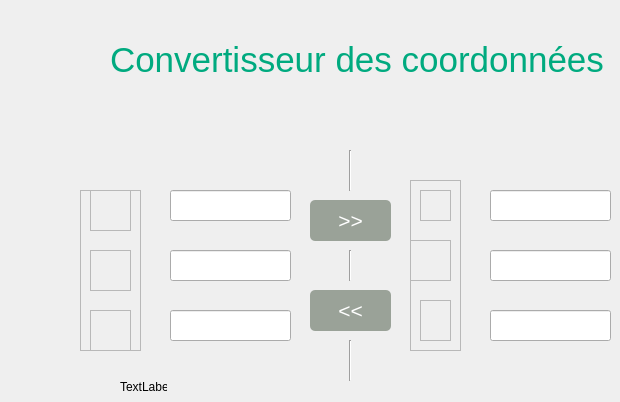
          <widget class="QWidget" name="fonction2">
           <property name="styleSheet">
            <string notr="true"/>
           </property>
           <widget class="QLabel" name="titlef2">
            <property name="geometry">
             <rect>
              <x>110</x>
              <y>30</y>
              <width>501</width>
              <height>61</height>
             </rect>
            </property>
            <property name="text">
             <string>&lt;html&gt;&lt;head/&gt;&lt;body&gt;&lt;p&gt;&lt;span style=&quot; font-size:26pt; color:#00aa7f;&quot;&gt;Convertisseur des coordonnées &lt;/span&gt;&lt;/p&gt;&lt;/body&gt;&lt;/html&gt;</string>
            </property>
           </widget>
           <widget class="QFrame" name="frame">
            <property name="geometry">
             <rect>
              <x>80</x>
              <y>190</y>
              <width>61</width>
              <height>161</height>
             </rect>
            </property>
            <property name="frameShape">
             <enum>QFrame::StyledPanel</enum>
            </property>
            <property name="frameShadow">
             <enum>QFrame::Raised</enum>
            </property>
            <widget class="QFrame" name="frame_2">
             <property name="geometry">
              <rect>
               <x>10</x>
               <y>0</y>
               <width>41</width>
               <height>41</height>
              </rect>
             </property>
             <property name="styleSheet">
              <string notr="true">image: url(:/buttons/phi.png);</string>
             </property>
             <property name="frameShape">
              <enum>QFrame::StyledPanel</enum>
             </property>
             <property name="frameShadow">
              <enum>QFrame::Raised</enum>
             </property>
            </widget>
            <widget class="QFrame" name="frame_3">
             <property name="geometry">
              <rect>
               <x>10</x>
               <y>60</y>
               <width>41</width>
               <height>41</height>
              </rect>
             </property>
             <property name="styleSheet">
              <string notr="true">image: url(:/buttons/lambda.png);</string>
             </property>
             <property name="frameShape">
              <enum>QFrame::StyledPanel</enum>
             </property>
             <property name="frameShadow">
              <enum>QFrame::Raised</enum>
             </property>
            </widget>
            <widget class="QFrame" name="frame_4">
             <property name="geometry">
              <rect>
               <x>10</x>
               <y>120</y>
               <width>41</width>
               <height>41</height>
              </rect>
             </property>
             <property name="styleSheet">
              <string notr="true">image: url(:/buttons/h.png);</string>
             </property>
             <property name="frameShape">
              <enum>QFrame::StyledPanel</enum>
             </property>
             <property name="frameShadow">
              <enum>QFrame::Raised</enum>
             </property>
            </widget>
           </widget>
           <widget class="QLineEdit" name="fct2_phi">
            <property name="geometry">
             <rect>
              <x>170</x>
              <y>190</y>
              <width>121</width>
              <height>31</height>
             </rect>
            </property>
           </widget>
           <widget class="QLineEdit" name="fct2_h">
            <property name="geometry">
             <rect>
              <x>170</x>
              <y>310</y>
              <width>121</width>
              <height>31</height>
             </rect>
            </property>
           </widget>
           <widget class="QLineEdit" name="fct2_lambda">
            <property name="geometry">
             <rect>
              <x>170</x>
              <y>250</y>
              <width>121</width>
              <height>31</height>
             </rect>
            </property>
           </widget>
           <widget class="Line" name="line_2">
            <property name="geometry">
             <rect>
              <x>340</x>
              <y>150</y>
              <width>20</width>
              <height>41</height>
             </rect>
            </property>
            <property name="orientation">
             <enum>Qt::Vertical</enum>
            </property>
           </widget>
           <widget class="QPushButton" name="fct2_c2g">
            <property name="geometry">
             <rect>
              <x>310</x>
              <y>290</y>
              <width>81</width>
              <height>41</height>
             </rect>
            </property>
            <property name="font">
             <font>
              <pointsize>16</pointsize>
             </font>
            </property>
            <property name="cursor">
             <cursorShape>PointingHandCursor</cursorShape>
            </property>
            <property name="styleSheet">
             <string notr="true">QPushButton{
   padding: 5px 10px;
   border: none;
   border-radius: 5px;
   background-color: #9aa298;
   color: #fff;
}
QPushButton:hover{
   background-color: #101010;
}</string>
            </property>
            <property name="text">
             <string>&lt;&lt;</string>
            </property>
           </widget>
           <widget class="QFrame" name="frame_9">
            <property name="geometry">
             <rect>
              <x>410</x>
              <y>180</y>
              <width>51</width>
              <height>171</height>
             </rect>
            </property>
            <property name="frameShape">
             <enum>QFrame::StyledPanel</enum>
            </property>
            <property name="frameShadow">
             <enum>QFrame::Raised</enum>
            </property>
            <widget class="QFrame" name="frame_10">
             <property name="geometry">
              <rect>
               <x>10</x>
               <y>10</y>
               <width>31</width>
               <height>31</height>
              </rect>
             </property>
             <property name="styleSheet">
              <string notr="true">image: url(:/buttons/1X.png);</string>
             </property>
             <property name="frameShape">
              <enum>QFrame::StyledPanel</enum>
             </property>
             <property name="frameShadow">
              <enum>QFrame::Raised</enum>
             </property>
            </widget>
            <widget class="QFrame" name="frame_11">
             <property name="geometry">
              <rect>
               <x>0</x>
               <y>60</y>
               <width>41</width>
               <height>41</height>
              </rect>
             </property>
             <property name="styleSheet">
              <string notr="true">image: url(:/buttons/1Y.png);</string>
             </property>
             <property name="frameShape">
              <enum>QFrame::StyledPanel</enum>
             </property>
             <property name="frameShadow">
              <enum>QFrame::Raised</enum>
             </property>
            </widget>
            <widget class="QFrame" name="frame_12">
             <property name="geometry">
              <rect>
               <x>10</x>
               <y>120</y>
               <width>31</width>
               <height>41</height>
              </rect>
             </property>
             <property name="styleSheet">
              <string notr="true">image: url(:/buttons/1Z.png);</string>
             </property>
             <property name="frameShape">
              <enum>QFrame::StyledPanel</enum>
             </property>
             <property name="frameShadow">
              <enum>QFrame::Raised</enum>
             </property>
            </widget>
           </widget>
           <widget class="QLineEdit" name="fct2_z">
            <property name="geometry">
             <rect>
              <x>490</x>
              <y>310</y>
              <width>121</width>
              <height>31</height>
             </rect>
            </property>
           </widget>
           <widget class="QLineEdit" name="fct2_y">
            <property name="geometry">
             <rect>
              <x>490</x>
              <y>250</y>
              <width>121</width>
              <height>31</height>
             </rect>
            </property>
           </widget>
           <widget class="QLineEdit" name="fct2_x">
            <property name="geometry">
             <rect>
              <x>490</x>
              <y>190</y>
              <width>121</width>
              <height>31</height>
             </rect>
            </property>
           </widget>
           <widget class="QPushButton" name="fct2_g2c">
            <property name="geometry">
             <rect>
              <x>310</x>
              <y>200</y>
              <width>81</width>
              <height>41</height>
             </rect>
            </property>
            <property name="font">
             <font>
              <pointsize>16</pointsize>
             </font>
            </property>
            <property name="cursor">
             <cursorShape>PointingHandCursor</cursorShape>
            </property>
            <property name="styleSheet">
             <string notr="true">QPushButton{
   padding: 5px 10px;
   border: none;
   border-radius: 5px;
   background-color: #9aa298;
   color: #fff;
}
QPushButton:hover{
   background-color: #101010;
}</string>
            </property>
            <property name="text">
             <string>&gt;&gt;</string>
            </property>
           </widget>
           <widget class="Line" name="line_3">
            <property name="geometry">
             <rect>
              <x>340</x>
              <y>250</y>
              <width>20</width>
              <height>31</height>
             </rect>
            </property>
            <property name="orientation">
             <enum>Qt::Vertical</enum>
            </property>
           </widget>
           <widget class="Line" name="line_4">
            <property name="geometry">
             <rect>
              <x>340</x>
              <y>340</y>
              <width>20</width>
              <height>41</height>
             </rect>
            </property>
            <property name="orientation">
             <enum>Qt::Vertical</enum>
            </property>
           </widget>
           <widget class="QLabel" name="page2_erreur">
            <property name="geometry">
             <rect>
              <x>120</x>
              <y>380</y>
              <width>47</width>
              <height>13</height>
             </rect>
            </property>
            <property name="text">
             <string>TextLabel</string>
            </property>
           </widget>
          </widget>
